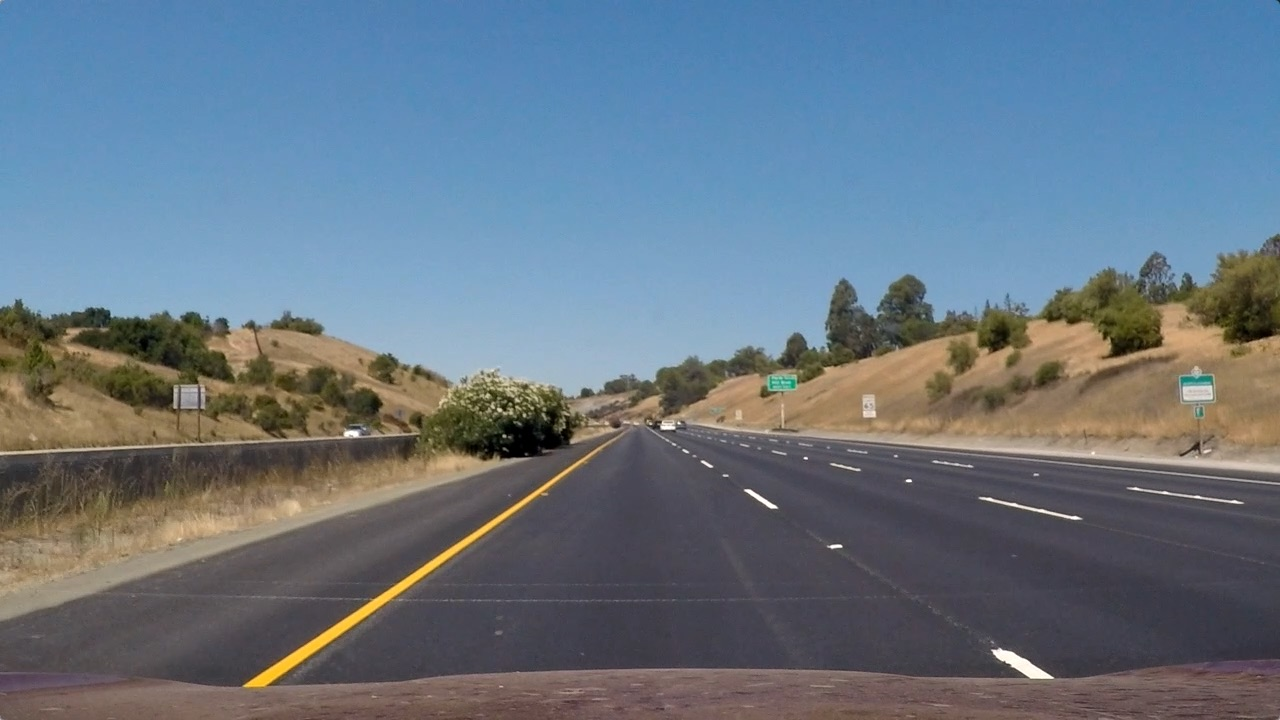
#> input picture test_images/straight_lines1.jpg, 1280 x 720 px; its folder holds 5 pictures in this run
$ jupyter execute --allow-errors Perspective_Transform.ipynb   (shell and % lines are left out)
#> lines starting #> are read from the running program, lines starting #| are printed output that depends on the picture; long printed decimals are rounded
[cell 1]
import numpy as np
import cv2
import glob
import matplotlib.pyplot as plt
import matplotlib.image as mping
import pickle

[cell 2]
def hist(img):
    # TO-DO: Grab only the bottom half of the image
    # Lane lines are likely to be mostly vertical nearest to the car
    bottom_half = img[img.shape[0]//2:,:]


    # TO-DO: Sum across image pixels vertically - make sure to set `axis`
    # i.e. the highest areas of vertical lines should be larger values
    histogram = np.sum(bottom_half, axis=0)

    return histogram

[cell 3]
# Load test images.
testImages = list(map(lambda imageFileName: (imageFileName, cv2.imread(imageFileName)),
                      glob.glob('./test_images/*.jpg')))
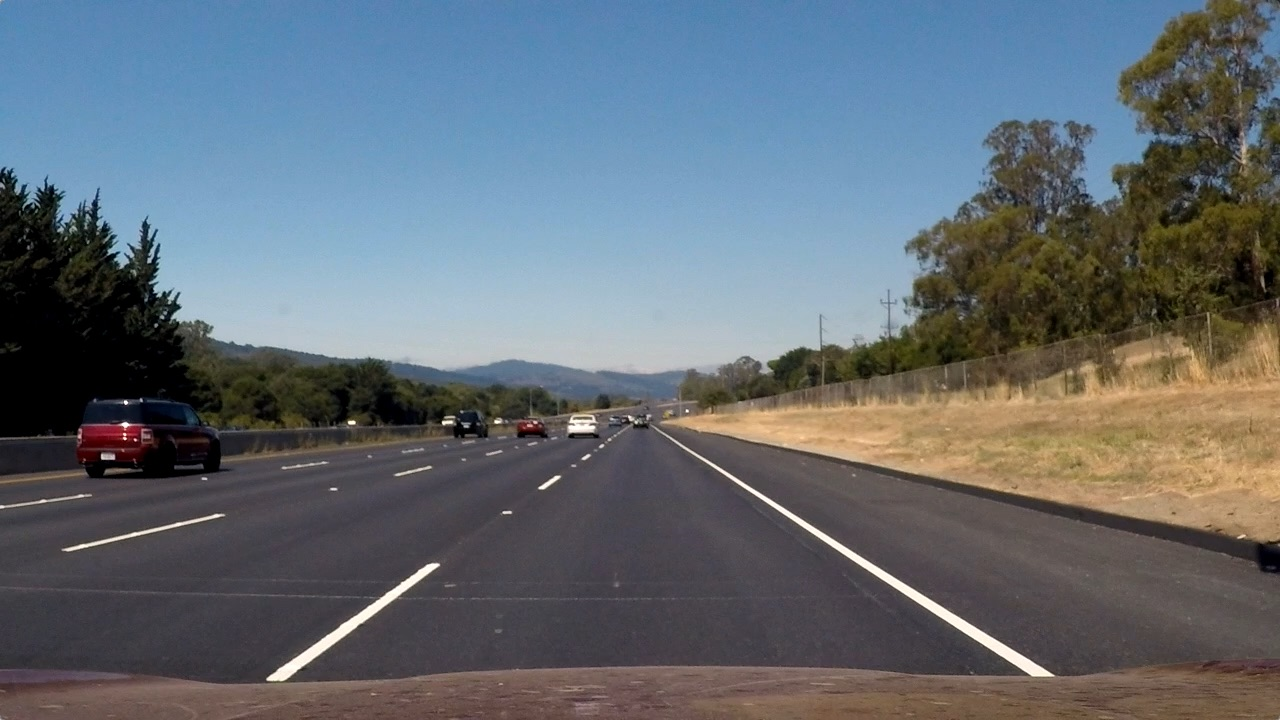
#> input picture test_images/straight_lines2.jpg, 1280 x 720 px
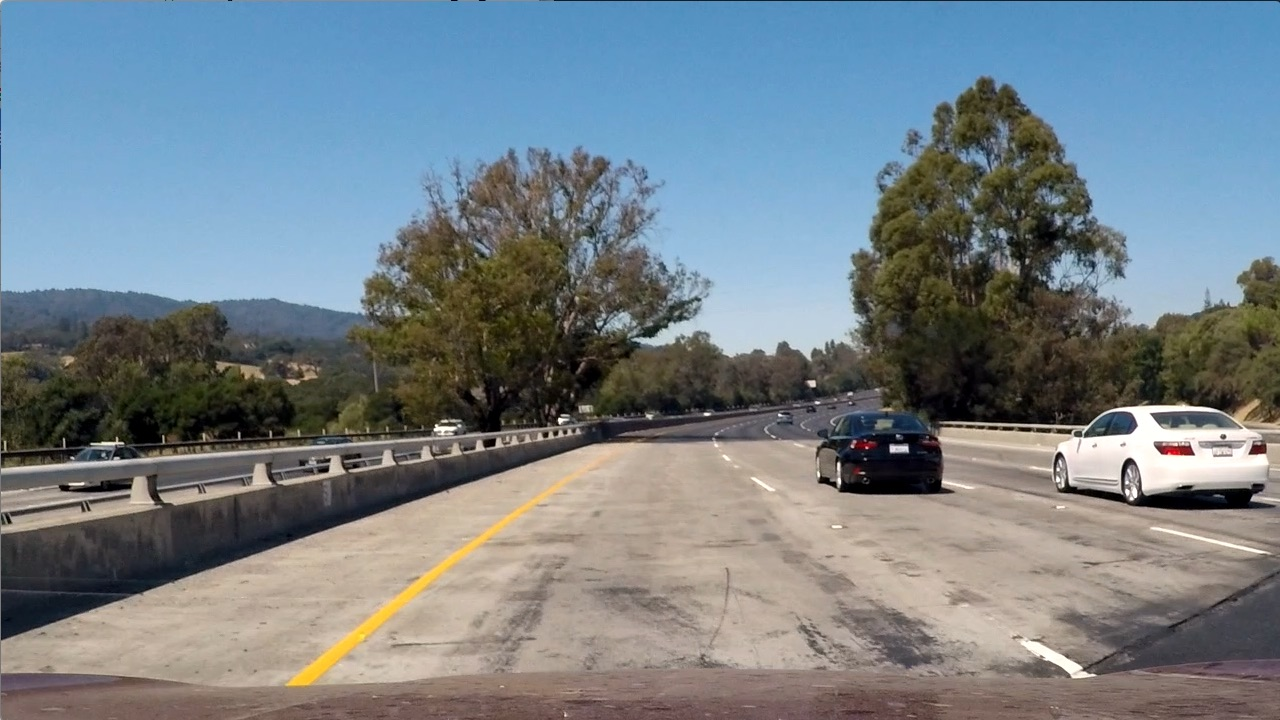
#> input picture test_images/test1.jpg, 1280 x 720 px
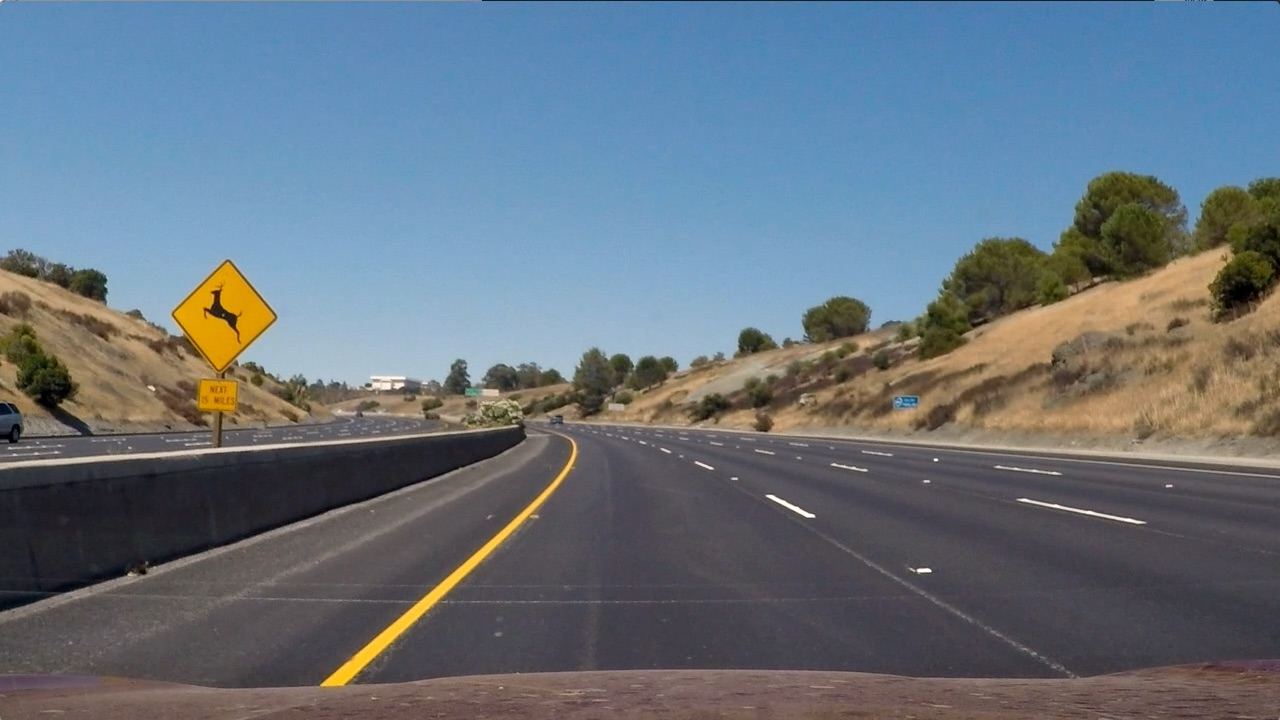
#> input picture test_images/test2.jpg, 1280 x 720 px
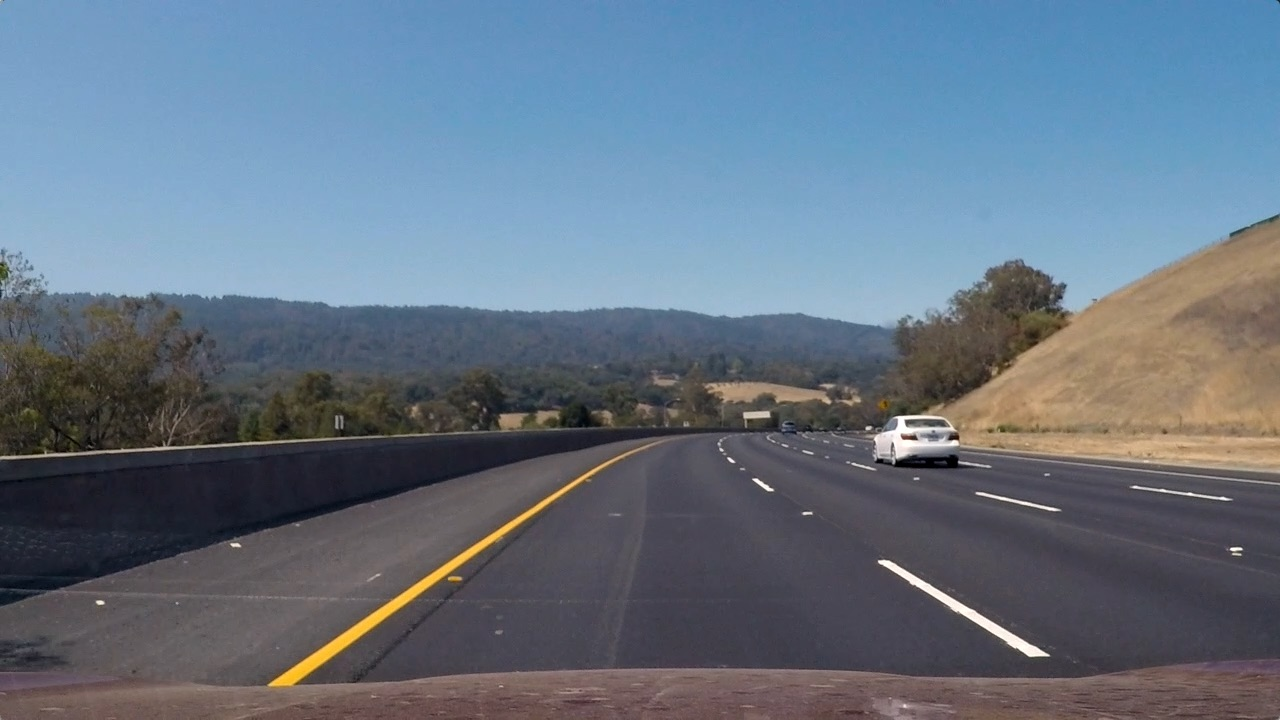
#> input picture test_images/test3.jpg, 1280 x 720 px
#> testImages = 5 items

[cell 4]
def perspective_transform_matrix(img, show_debug=False):
#> called with show_debug = True
    img_size = img.shape[:2][::-1]
#> img_size = (1280, 720)
    print(img_size)
#| (1280, 720)
    src = np.float32(\
    [[(img_size[0] / 2) - 75, img_size[1] / 2 + 110],\
     [((img_size[0] / 6) - 10), img_size[1]],\
     [(img_size[0] * 5 / 6) + 60, img_size[1]],\
     [(img_size[0] / 2 + 75), img_size[1] / 2 + 110]])

    dst = np.float32(\
    [[(img_size[0] / 4), 0],\
     [(img_size[0] / 4), img_size[1]],\
     [(img_size[0] * 3 / 4), img_size[1]],\
     [(img_size[0] * 3 / 4), 0]])

    M = cv2.getPerspectiveTransform(src, dst)
    Minv = cv2.getPerspectiveTransform(dst, src)

    if show_debug == True:
        print("source view point")
        print(src)
#| [[ 565.       470.     ]
#|  [ 203.333  720.     ]
#|  [1126.6666   720.     ]
#|  [ 715.       470.     ]]
        print("Transformed view point")
        print(dst)
#| [[320.   0.]
#|  [320. 720.]
#|  [960. 720.]
#|  [960.   0.]]

        plt.figure(figsize=(16, 16))
        plt.subplot(1, 2, 1)
        plt.imshow(img)
        plt.plot(src[:,0], src[:,1], 'rx')
        plt.title('Original Image')

        plt.subplot(1, 2, 2)
        warped = cv2.warpPerspective(img, M, img_size)
        plt.imshow(warped)
        plt.plot(dst[:,0], dst[:,1], 'rx')
        plt.title('Perspective Transformed Image')

    return M, Minv

[cell 5]
straightimage = mping.imread('test_images/straight_lines1.jpg')

M, Minv = perspective_transform_matrix(straightimage,show_debug=True)
#> M = [[-0.491, -1.47, 931.1], [6.05e-16, -2.04, 958.6], [6.68e-19, -0.00237, 1]]; Minv = [[0.234, -0.739, 490], [5.92e-16, -0.49, 470], [6.68e-19, -0.00116, 1]]
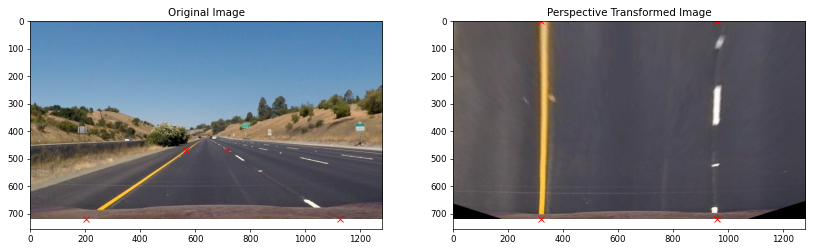
#> figure drawn by matplotlib, 2 panels
